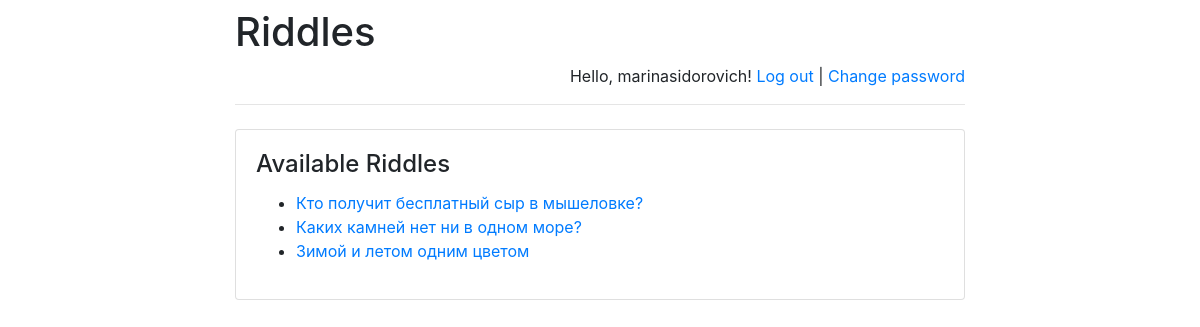
/riddles/ (signed in), run on the app's committed database.
### riddles/models.py (models this page shows)
class Riddle(models.Model):
    riddle_text = models.CharField(max_length=255)
    pub_date = models.DateTimeField('date published')

### riddles/views.py (the view)
# urls.py: path(r'', views.index, name='index'),
def index(request):
    message = None
    if "message" in request.GET:
        message = request.GET["message"]
    return render(
        request,
        "index.html",
        {
            "latest_riddles":
                Riddle.objects.order_by('-pub_date')[:5],
            "message": message
        }
    )

### templates/index.html (shortened to what this page needs)
{% extends 'base.html' %}
{% block main %}
    <h4 class="card-title">Available Riddles</h4>
    {% if latest_riddles %}
        <ul>
            {% for riddle in latest_riddles %}
                <li>
                    <a href="/riddles/{{ riddle.id }}/">
                        {{ riddle.riddle_text }}
                    </a>
                </li>
            {% endfor %}
        </ul>
    {% else %}
        <p>No riddles are available right now.</p>
    {% endif %}
{% endblock %}

### templates/base.html (shortened to what this page needs)
<!doctype html>
<html lang="en">
<head>
    <link rel="stylesheet"
href="https://stackpath.bootstrapcdn.com/bootstrap/4.1.3/css/bootstrap.min.css">
</head>
<body>
<div class="container">
    <div class="row justify-content-center">
        <div class="col-8">
            <h1 class="mt-2">Riddles</h1>
            {% if user.is_authenticated %}
                <p class="text-right">
                    Hello, {{ user.username }}!
                    <a href="/riddles/logout">Log out</a> |
                    <a href="/riddles/password-change">
                        Change password
                    </a>
                </p>
            {% else %}
                <p class="text-right">
                    <a href="/riddles/login">Log in</a> |
                    <a href="/riddles/register">Register</a>
                </p>
            {% endif %}
            <hr class="mt-0 mb-4">
            <div class="card">
                <div class="card-body">
                    {% block main %}
                    {% endblock %}
                </div>
            </div>
        </div>
    </div>
</div>
</body>
</html>

### data on the page
Riddle: riddle_text "Кто получит бесплатный сыр в мышеловке?"
Riddle: riddle_text "Каких камней нет ни в одном море?"
Riddle: riddle_text "Зимой и летом одним цветом"

### other printed values
{{ user.username }} "marinasidorovich"
